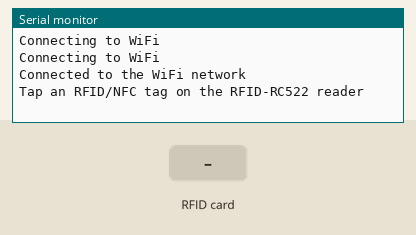
This sketch was run on a simulated ESP32. Parts: the last lines printed to the serial monitor. The inputs (shaded band) are chosen by the test bench. WiFi joins after 1.5 s; servers stay silent unless stated; uploads are accepted with an empty reply.

Above: at 3.2 s.
3.3 s: RFID card 12 34 56 78 held to the reader
At 3.9 s:
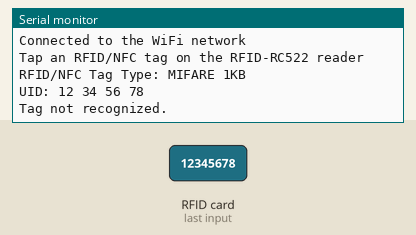
4.8 s: RFID card A1 7C 8D 1D held to the reader
At 6.0 s:
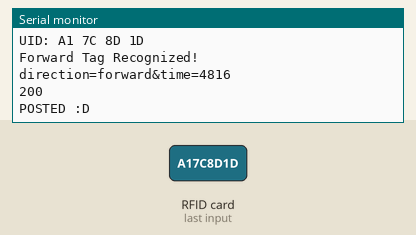
6.3 s: RFID card 2A 2A 75 17 held to the reader
At 6.49 s:
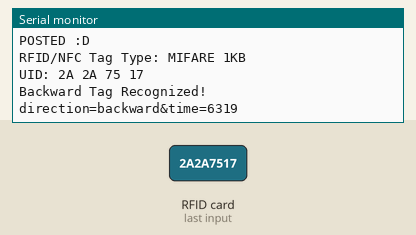
7.8 s: RFID card 5E 7A 19 C4 held to the reader
At 8.5 s:
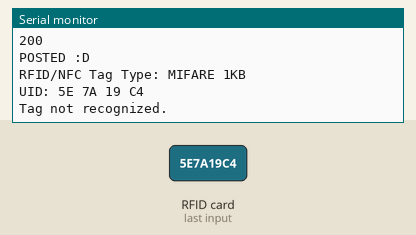

Measured:
- after the input at 3.3 s, the serial monitor: prints a new line at once (image 1)
- after the input at 4.8 s, the serial monitor: prints a new line at once (image 2)
- after the input at 6.3 s, the serial monitor: prints a new line at once (image 3)
- after the input at 7.8 s, the serial monitor: prints a new line at once (image 4)

The sketch:

final_rfid.ino
```cpp
#include <SPI.h>
#include <MFRC522.h>

//#include "Constants.h"
#include <WiFi.h>
#include <HTTPClient.h>
#include <ArduinoJson.h>

//ESP32-SOLO-S2
//SDA --> ESP32 5 GPIO5
//SCK --> ESP32 11 GPIO18
//MOSI --> 21 GPIO21 (altered)
//MISO --> 19 GPIO19
//IRQ attached to nothing
//GND --> GND
//RST --> 20 GPIO20 (altered)
//VCC --> 3.3V

//ESP32-Mini
//SDA --> ESP32 5 GPIO5
//SCK --> ESP32 11 GPIO18
//MOSI --> 23 GPIO23
//MISO --> 19 GPIO19
//IRQ attached to nothing
//GND --> GND
//RST --> 27 GPIO27
//VCC --> 3.3V

const char* ssid = "MAKERSPACE";
const char* password = "12345678";

const String speedUrl = "https://ps70-api.vercel.app/speed";
const String directionUrl = "https://ps70-api.vercel.app/direction";

#define SS_PIN  5  //ESP32 pin GIOP5
#define RST_PIN 27 //ESP32 pin GIOP20

MFRC522 rfid(SS_PIN, RST_PIN);

void setup() {

  Serial.begin(9600);
  // Connect to the wifi
  WiFi.begin(ssid, password);
  while (WiFi.status() != WL_CONNECTED) {
    delay(1000);
    Serial.println("Connecting to WiFi");
  }
  Serial.println("Connected to the WiFi network");

  SPI.begin(); // init SPI bus
  rfid.PCD_Init(); // init MFRC522

  Serial.println("Tap an RFID/NFC tag on the RFID-RC522 reader");
}

void loop() {
  if (rfid.PICC_IsNewCardPresent()) { // new tag is available
    if (rfid.PICC_ReadCardSerial()) { // NUID has been readed

      // print Tag Type
      MFRC522::PICC_Type piccType = rfid.PICC_GetType(rfid.uid.sak);
      Serial.print("RFID/NFC Tag Type: ");
      Serial.println(rfid.PICC_GetTypeName(piccType));

      // print UID in Serial Monitor in the hex format
      Serial.print("UID:");
      String content = "";
      byte letter;
      for (byte i = 0; i < rfid.uid.size; i++) {
        Serial.print(rfid.uid.uidByte[i] < 0x10 ? " 0" : " ");
        Serial.print(rfid.uid.uidByte[i], HEX);
        content.concat(String(rfid.uid.uidByte[i] < 0x10 ? " 0" : " "));
        content.concat(String(rfid.uid.uidByte[i], HEX));
      }
      Serial.println();
      content.toUpperCase();

      // Forward Tag
      if (content.substring(1) == "A1 7C 8D 1D") {
        Serial.println("Forward Tag Recognized!");
        Serial.println();
        String direction = "forward";
        Serial.println("direction=" + direction + "&time=" + millis());
        if ((WiFi.status() == WL_CONNECTED)) {
          HTTPClient http;
          http.begin(directionUrl + "?direction=" + direction + "&time=" + millis());
          int httpResponseCode = http.POST("");
          String payload = http.getString();
          Serial.println(payload);
          Serial.println(httpResponseCode);
          Serial.println("POSTED :D");
          http.end();
        }
        else {
          Serial.println("Wifi not detected.");
        }
      }
      // Backwards Tag
      else if (content.substring(1) == "2A 2A 75 17") {
        Serial.println("Backward Tag Recognized!");
        Serial.println();
        String direction = "backward";
        Serial.println("direction=" + direction + "&time=" + millis());
        if ((WiFi.status() == WL_CONNECTED)) {
          HTTPClient http;
          http.begin(directionUrl + "?direction=" + direction + "&time=" + millis());
          int httpResponseCode = http.POST("");
          String payload = http.getString();
          Serial.println(payload);
          Serial.println(httpResponseCode);
          Serial.println("POSTED :D");
          http.end();
        }
        else {
          Serial.println("Wifi not detected.");
        }
      }

      // Left Tag
      else if (content.substring(1) == "37 23 27 7B") {
        Serial.println("Left Tag Recognized!");
        Serial.println();
        String direction = "left";
        Serial.println("direction=" + direction + "&time=" + millis());
        if ((WiFi.status() == WL_CONNECTED)) {
          HTTPClient http;
          http.begin(directionUrl + "?direction=" + direction + "&time=" + millis());
          int httpResponseCode = http.POST("");
          String payload = http.getString();
          Serial.println(payload);
          Serial.println(httpResponseCode);
          Serial.println("POSTED :D");
          http.end();
        }
        else {
          Serial.println("Wifi not detected.");
        }
      }

      // Right Tag
      else if (content.substring(1) == "F7 08 2A 7B") {
        Serial.println("Right Tag Recognized!");
        Serial.println();
        String direction = "right";
        Serial.println("direction=" + direction + "&time=" + millis());
        if ((WiFi.status() == WL_CONNECTED)) {
          HTTPClient http;
          http.begin(directionUrl + "?direction=" + direction + "&time=" + millis());
          int httpResponseCode = http.POST("");
          String payload = http.getString();
          Serial.println(payload);
          Serial.println(httpResponseCode);
          Serial.println("POSTED :D");
          http.end();
        }
        else {
          Serial.println("Wifi not detected.");
        }
      }

      else {
        Serial.println("Tag not recognized.");
      }

      rfid.PICC_HaltA(); // halt PICC
      rfid.PCD_StopCrypto1(); // stop encryption on PCD
    }
  }
}
```
